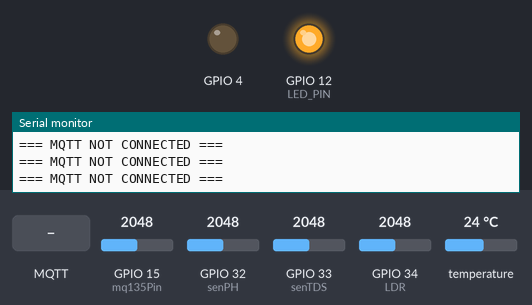
Bench run of a sketch on a simulated ESP32. On the bench: output pins drawn as LEDs (lit = HIGH), the last lines printed to the serial monitor. The inputs (shaded band) are chosen by the test bench; at power-on: GPIO 15 (mq135Pin) = 2048, GPIO 32 (senPH) = 2048, GPIO 33 (senTDS) = 2048, GPIO 34 (LDR) = 2048, temperature 24 °C. No MQTT or app messages arrive unless stated.

Above: at 8.2 s.
8.3 s: MQTT message "1" arrives on the first subscribed topic
11.3 s: MQTT message "0" arrives on the first subscribed topic
At 12.8 s:
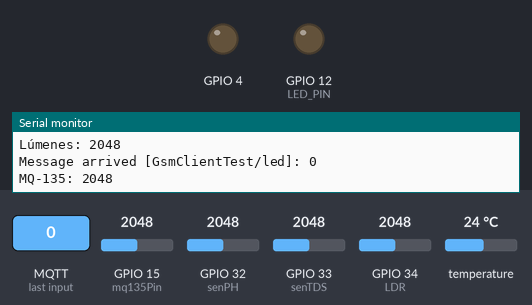
13.1 s: MQTT message "2" arrives on the first subscribed topic
At 14.2 s:
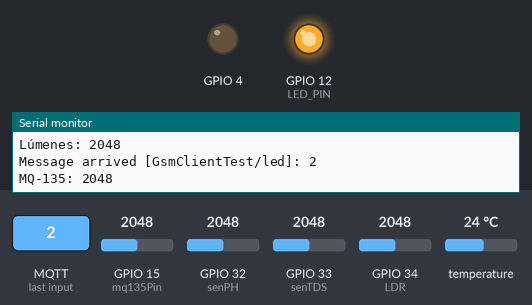
Timing chart, 0 to 16.1 s (numbered marks = the images above; inputs shaded):
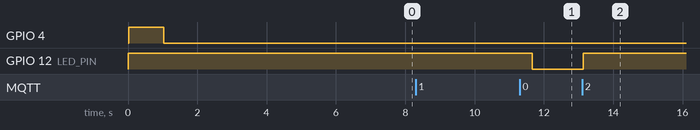

Measured:
- after the input at 11.3 s, GPIO 12 (LED_PIN): HIGH → LOW after 0.37 s
- after the input at 13.1 s, GPIO 12 (LED_PIN): LOW → HIGH at once

The sketch:

LygoS2.ino
```cpp
/**************************************************************

   For this example, you need to install PubSubClient library:
     https://github.com/knolleary/pubsubclient
     or from http://librarymanager/all#PubSubClient

   TinyGSM Getting Started guide:
     https://tiny.cc/tinygsm-readme

   For more MQTT examples, see PubSubClient library

 **************************************************************
   This example connects to HiveMQ's showcase broker.

   You can quickly test sending and receiving messages from the HiveMQ webclient
   available at http://www.hivemq.com/demos/websocket-client/.

   Subscribe to the topic GsmClientTest/ledStatus
   Publish "toggle" to the topic GsmClientTest/led and the LED on your board
   should toggle and you should see a new message published to
   GsmClientTest/ledStatus with the newest LED status.

 **************************************************************/

 /*
Este programa envia los Datos de los sensores por un broker publico, leeido  atravez de algoritmos para determinar el mejor valor

Created by Ulises Porras Rosas
Febrero, 2025
*/

//LIBRERIAS
#include <OneWire.h>
#include <DallasTemperature.h>

// Select your modem:
#define TINY_GSM_MODEM_SIM7000

// Set serial for debug console (to the Serial Monitor, default speed 115200)
#define SerialMon Serial

// Set serial for AT commands (to the module)
// Use Hardware Serial on Mega, Leonardo, Micro
#ifndef _AVR_ATmega328P_
#define SerialAT Serial1

// or Software Serial on Uno, Nano
#else
#include <SoftwareSerial.h>
SoftwareSerial SerialAT(2, 3);  // RX, TX
#endif

// See all AT commands, if wanted
// #define DUMP_AT_COMMANDS

// Define the serial console for debug prints, if needed
#define TINY_GSM_DEBUG SerialMon

// Range to attempt to autobaud
// NOTE:  DO NOT AUTOBAUD in production code.  Once you've established
// communication, set a fixed baud rate using modem.setBaud(#).
#define GSM_AUTOBAUD_MIN 9600
#define GSM_AUTOBAUD_MAX 115200

// Add a reception delay, if needed.
// This may be needed for a fast processor at a slow baud rate.
// #define TINY_GSM_YIELD() { delay(2); }

// Define how you're planning to connect to the internet.
// This is only needed for this example, not in other code.
#define TINY_GSM_USE_GPRS true
#define TINY_GSM_USE_WIFI false

// set GSM PIN, if any
#define GSM_PIN ""

// Your GPRS credentials, if any
const char apn[]  = "internet.itelcel.com";     //SET TO YOUR APN
const char gprsUser[] = "itelcel";
const char gprsPass[] = "itelcel";

// Your WiFi connection credentials, if applicable
const char wifiSSID[] = "Y9";
const char wifiPass[] = "12345678";

// MQTT details
const char* broker = "broker.hivemq.com";

const char* topicLed       = "GsmClientTest/led";
const char* topicInit      = "GsmClientTest/init";
const char* topicLedStatus = "GsmClientTest/ledStatus";

// MQTT sensores Ocenao (estos si se pueden modificar)
const char* topicS1  = "GsmClient/Oceano/JSON";

#include <TinyGsmClient.h>
#include <PubSubClient.h>

// Just in case someone defined the wrong thing..
#if TINY_GSM_USE_GPRS && not defined TINY_GSM_MODEM_HAS_GPRS
#undef TINY_GSM_USE_GPRS
#undef TINY_GSM_USE_WIFI
#define TINY_GSM_USE_GPRS false
#define TINY_GSM_USE_WIFI true
#endif
#if TINY_GSM_USE_WIFI && not defined TINY_GSM_MODEM_HAS_WIFI
#undef TINY_GSM_USE_GPRS
#undef TINY_GSM_USE_WIFI
#define TINY_GSM_USE_GPRS true
#define TINY_GSM_USE_WIFI false
#endif

#ifdef DUMP_AT_COMMANDS
#include <StreamDebugger.h>
StreamDebugger debugger(SerialAT, SerialMon);
TinyGsm        modem(debugger);
#else
TinyGsm        modem(SerialAT);
#endif
TinyGsmClient client(modem);
PubSubClient  mqtt(client);

#define LED_PIN 12
int ledStatus = LOW;

///////////////////////////////////////Pines  de iniciacion////////////////////////////////////
const int mq135Pin = 15; // Cambia esto si usas otro pin
#define senTemp 13 // Pin de temperatura en grados Celsius
#define senTDS 33      // Pin del TDS 0 ~ 1000ppm --- Precisión de medición de TDS: ± 10% FS (25 ℃)
const byte senPH = 32;     // Pin del PH de  0 ~ 14.(acido /base)
int  LDR = 34;    //Pin de temperatura grados celcius
////////////////////// Instancia las clases de temperatura ////////////////////////////
OneWire oWireTemp(senTemp);            // Se establece el pin para el sensor DS18B20
DallasTemperature DS18B20(&oWireTemp); // Se declara una variable u objeto para el sensor

////////////////////////////////////////////////////////////////////////////////////////////////////////////////////////////    Algoritmos

//Sensor TDS
  #define VREF 3.3              // voltaje de referencia analógica(Volt) del ADC
  #define SCOUNT  50            // suma de puntos de muestreo

  int analogBuffer[SCOUNT];     // almacena el valor analógico en el array, leído del ADC
  int analogBufferTemp[SCOUNT];
  int analogBufferIndex = 0;
  int copyIndex = 0;

  float averageVoltage = 0;
  float tdsValue = 0;

// algoritmo de filtrado de mediana
  int getMedianNum(int bArray[], int iFilterLen){
    int bTab[iFilterLen];
    for (byte i = 0; i<iFilterLen; i++)
    bTab[i] = bArray[i];
    int i, j, bTemp;
    //algoritmo de burbuja
    for (j = 0; j < iFilterLen - 1; j++) {
      for (i = 0; i < iFilterLen - j - 1; i++) {
        if (bTab[i] > bTab[i + 1]) {
          bTemp = bTab[i];
          bTab[i] = bTab[i + 1];
          bTab[i + 1] = bTemp;
        }
      }
    }
    if ((iFilterLen & 1) > 0){
      bTemp = bTab[(iFilterLen - 1) / 2];
    }
    else {
      bTemp = (bTab[iFilterLen / 2] + bTab[iFilterLen / 2 - 1]) / 2;
    }
    return bTemp;
  }

//variables de PH
  float Po;
  float buf[20];

//////////////////////////////////// Variables globlales////////////////////////////////////////
String SV135 = "" ;
String Tem_Cel = "";
String TDS = "";
String PH = "";
String Lumenes = "";

String paquete ="";

uint32_t lastReconnectAttempt = 0;

void mqttCallback(char* topic, byte* payload, unsigned int len) {
  SerialMon.print("Message arrived [");
  SerialMon.print(topic);
  SerialMon.print("]: ");
  SerialMon.write(payload, len);
  SerialMon.println();

  // Only proceed if incoming message's topic matches
  if (String(topic) == topicLed) {
    ledStatus = !ledStatus;
    digitalWrite(LED_PIN, ledStatus);
    mqtt.publish(topicLedStatus, ledStatus ? "1" : "0");
  }
   delay(500);
   sensar();

  paquete = "{\"MQ135\":" + SV135 + //
             ",\"Temp\":"+ Tem_Cel + // (%)
             ",\"TDS\":" + TDS + // (ppm)
             ",\"PH\":" + PH + //(ºC)
             ",\"LDR\":" + Lumenes + //(V)
             "}";

   mqtt.publish(topicS1, paquete.c_str());
}

boolean mqttConnect() {
  SerialMon.print("Connecting to ");
  SerialMon.print(broker);

  // Connect to MQTT Broker
  boolean status = mqtt.connect("GsmClientTest");

  // Or, if you want to authenticate MQTT:
  // boolean status = mqtt.connect("GsmClientName", "mqtt_user", "mqtt_pass");

  if (status == false) {
    SerialMon.println(" fail");
    return false;
  }
  SerialMon.println(" success");
  mqtt.publish(topicInit, "GsmClientTest started");
  mqtt.subscribe(topicLed);
  return mqtt.connected();
}


void setup() {
  // Set console baud rate
  SerialMon.begin(115200);
  delay(10);

  pinMode(LED_PIN, OUTPUT);
  digitalWrite(LED_PIN, HIGH);
  // !!!!!!!!!!!!!!!!!!!!!!!!!!!!!!!!!!!!!!!!!!!!!!!!!!!!!!!!!!!!!!!!!!!!!!!!!!!!

  pinMode(mq135Pin,INPUT);
  DS18B20.begin();  //Inicia el sensor temperatura
  pinMode(senTDS, INPUT);
  pinMode(LDR, INPUT_PULLUP);

  // !!!!!!!!!!!!!!!!!!!!!!!!!!!!!!!!!!!!!!!!!!!!!!!!!!!!!!!!!!!!!!!!!!!!!!!!!!!!
  pinMode(4, OUTPUT);
  digitalWrite(4, HIGH);
  // Starting the machine requires at least 1 second of low level, and with a level conversion, the levels are opposite
  delay(1000);
  digitalWrite(4, LOW);

  SerialMon.println("Wait...");

  // Set GSM module baud rate
  //TinyGsmAutoBaud(SerialAT, GSM_AUTOBAUD_MIN, GSM_AUTOBAUD_MAX);
  SerialAT.begin(9600, SERIAL_8N1, 26, 27);
  delay(6000);

  // Restart takes quite some time
  // To skip it, call init() instead of restart()
  SerialMon.println("Initializing modem...");
  modem.restart();
  // modem.init();

  String modemInfo = modem.getModemInfo();
  SerialMon.print("Modem Info: ");
  SerialMon.println(modemInfo);

#if TINY_GSM_USE_GPRS
  // Unlock your SIM card with a PIN if needed
  if (GSM_PIN && modem.getSimStatus() != 3) {
    modem.simUnlock(GSM_PIN);
  }
#endif

#if TINY_GSM_USE_WIFI
  // Wifi connection parameters must be set before waiting for the network
  SerialMon.print(F("Setting SSID/password..."));
  if (!modem.networkConnect(wifiSSID, wifiPass)) {
    SerialMon.println(" fail");
    delay(10000);
    return;
  }
  SerialMon.println(" success");
#endif

#if TINY_GSM_USE_GPRS && defined TINY_GSM_MODEM_XBEE
  // The XBee must run the gprsConnect function BEFORE waiting for network!
  modem.gprsConnect(apn, gprsUser, gprsPass);
#endif

  SerialMon.print("Waiting for network...");
  if (!modem.waitForNetwork()) {
    SerialMon.println(" fail");
    delay(10000);
    return;
  }
  SerialMon.println(" success");

  if (modem.isNetworkConnected()) {
    SerialMon.println("Network connected");
  }

#if TINY_GSM_USE_GPRS
  // GPRS connection parameters are usually set after network registration
  SerialMon.print(F("Connecting to "));
  SerialMon.print(apn);
  if (!modem.gprsConnect(apn, gprsUser, gprsPass)) {
    SerialMon.println(" fail");
    delay(10000);
    return;
  }
  SerialMon.println(" success");

  if (modem.isGprsConnected()) {
    SerialMon.println("GPRS connected");
  }
#endif

  // MQTT Broker setup
  mqtt.setServer(broker, 1883);
  mqtt.setCallback(mqttCallback);
}

void loop() {
  // Make sure we're still registered on the network
  if (!modem.isNetworkConnected()) {
    SerialMon.println("Network disconnected");
    if (!modem.waitForNetwork(180000L, true)) {
      SerialMon.println(" fail");
      delay(10000);
      return;
    }
    if (modem.isNetworkConnected()) {
      SerialMon.println("Network re-connected");
    }

#if TINY_GSM_USE_GPRS
    // and make sure GPRS/EPS is still connected
    if (!modem.isGprsConnected()) {
      SerialMon.println("GPRS disconnected!");
      SerialMon.print(F("Connecting to "));
      SerialMon.print(apn);
      if (!modem.gprsConnect(apn, gprsUser, gprsPass)) {
        SerialMon.println(" fail");
        delay(10000);
        return;
      }
      if (modem.isGprsConnected()) {
        SerialMon.println("GPRS reconnected");
      }
    }
#endif
  }

  if (!mqtt.connected()) {
    SerialMon.println("=== MQTT NOT CONNECTED ===");
    // Reconnect every 10 seconds
    uint32_t t = millis();
    if (t - lastReconnectAttempt > 10000L) {
      lastReconnectAttempt = t;
      if (mqttConnect()) {
        lastReconnectAttempt = 0;
      }
    }
    delay(100);
    return;
  }

  mqtt.loop();
}
```

Lec_Sensores.ino
```cpp
void sensar(){
   // Leer el valor del sensor 135
  int S135 = analogRead(mq135Pin);
  SV135=String(S135);
  Serial.print("MQ-135: ");
  Serial.println(SV135);

  // Leer temperatura
  DS18B20.requestTemperatures(); //Se envía el comando para leer la temperatura
  float Temp_S= DS18B20.getTempCByIndex(0); //Se obtiene la temperatura en ºC
  Tem_Cel=String(Temp_S);// transforma a una cadena
  Serial.print("Temperatura: ");
  Serial.println(Tem_Cel);

  // Leer DTS
    static unsigned long analogSampleTimepoint = millis();
  if(millis()-analogSampleTimepoint > 60U){    //cada 30 milisegundos, lee el valor analógico del ADC
    analogSampleTimepoint = millis();
    analogBuffer[analogBufferIndex] = analogRead(senTDS); //lee el valor analógico y lo almacena en el buffer
    analogBufferIndex++;
    if(analogBufferIndex == SCOUNT){
      analogBufferIndex = 0;
    }
  }

  static unsigned long printTimepoint = millis();
  if(millis()-printTimepoint > 800U){ // 600 Cada 800 ms, copia analogBuffer a analogBufferTemp.
    printTimepoint = millis();
    for(copyIndex=0; copyIndex<SCOUNT; copyIndex++){
      analogBufferTemp[copyIndex] = analogBuffer[copyIndex];

      // lee el valor analógico más estable mediante el algoritmo de filtrado de mediana, y lo convierte a valor de voltaje
      averageVoltage = getMedianNum(analogBufferTemp,SCOUNT) * (float)VREF / 4096.0;

      //fórmula de compensación de temperatura: fFinalResult(25^C) = fFinalResult(actual)/(1.0+0.02*(fTP-25.0));
      float compensationCoefficient = 1.0+0.02*(Temp_S-25.0);
      //compensación de temperatura
      float compensationVoltage=averageVoltage/compensationCoefficient;

      //convierte el valor de voltaje a valor de tds
      tdsValue=(133.42*compensationVoltage*compensationVoltage*compensationVoltage - 255.86*compensationVoltage*compensationVoltage + 857.39*compensationVoltage)*0.5;// el -250 es algo para la placa exclusiva
      //Serial.println(tdsValue,0);
      TDS =String(tdsValue);//transforma una cadena
    }
    Serial.print("TDS: ");
      Serial.println(TDS);
  }

  // Leer PH
  // Realizar 20 lecturas y almacenarlas en el buffer
  for (int i = 0; i < 20; i++){
    buf[i] = (4095 - analogRead(senPH)) / 73.07;
    delay(10); }
  // Encontrar el valor más repetido en el buffer
  float mostRepeatedValue = 0;
  int maxCount = 0;
  for (int i = 0; i < 20; i++){ int count = 0;
    for (int j = 0; j < 20; j++){
      if (buf[j] == buf[i]) count++;  }
    if (count > maxCount){
      maxCount = count;mostRepeatedValue = buf[i];}
  }
  // Asignar el valor más repetido a Po
  Po = mostRepeatedValue;
  // Imprimir el valor más repetido de pH
  PH =String(Po);//transforma una cadena
  Serial.print("PH: ");
  Serial.println(PH);

  //Leer Lumenes
  // Lee el valor del LDR
    int ldrValue = analogRead(LDR);
    //float lumenValue = map(ldrValue, 0, 4095, 0, 100);
    Lumenes=String(ldrValue);// transforma a una cadena
    Serial.print("Lúmenes: ");
    Serial.println(ldrValue);

}
```
